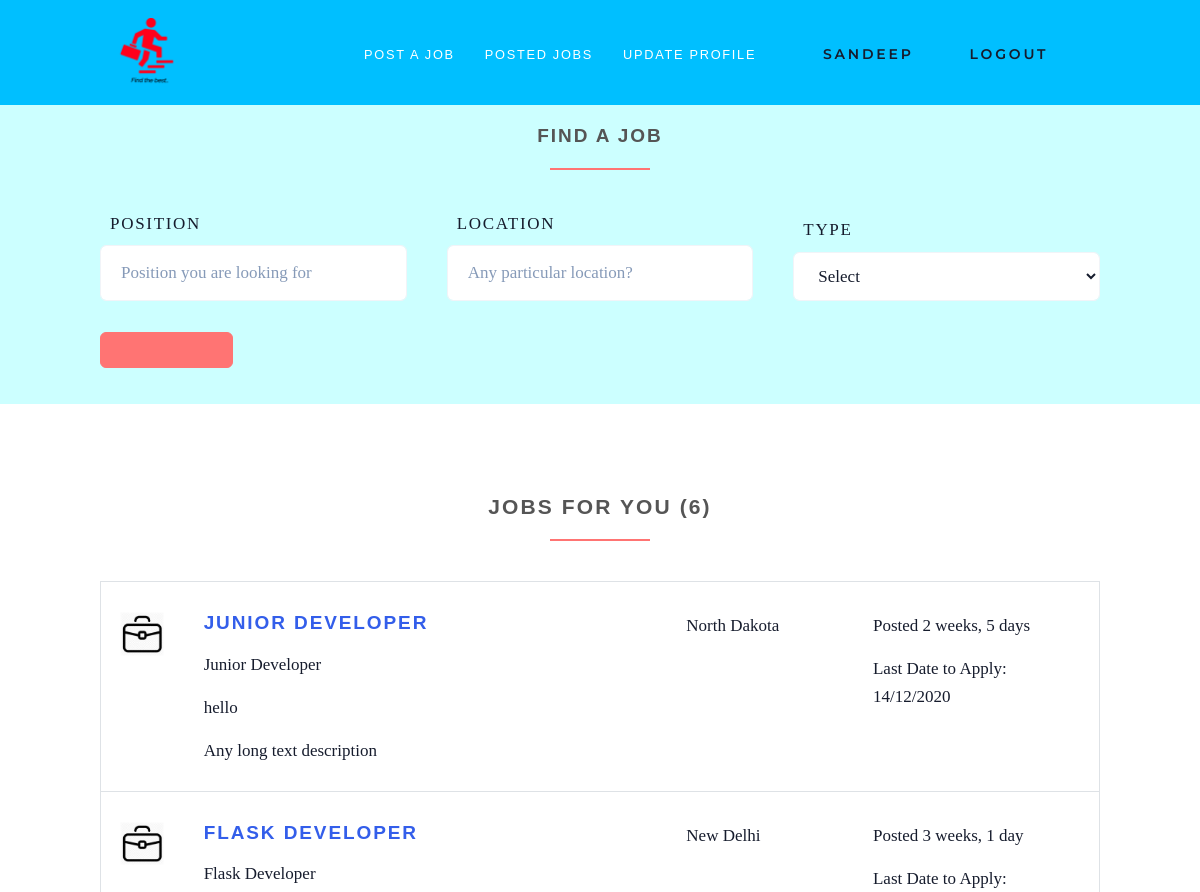
Before: /search-jobs/ (signed in, upper part) with the older database file.
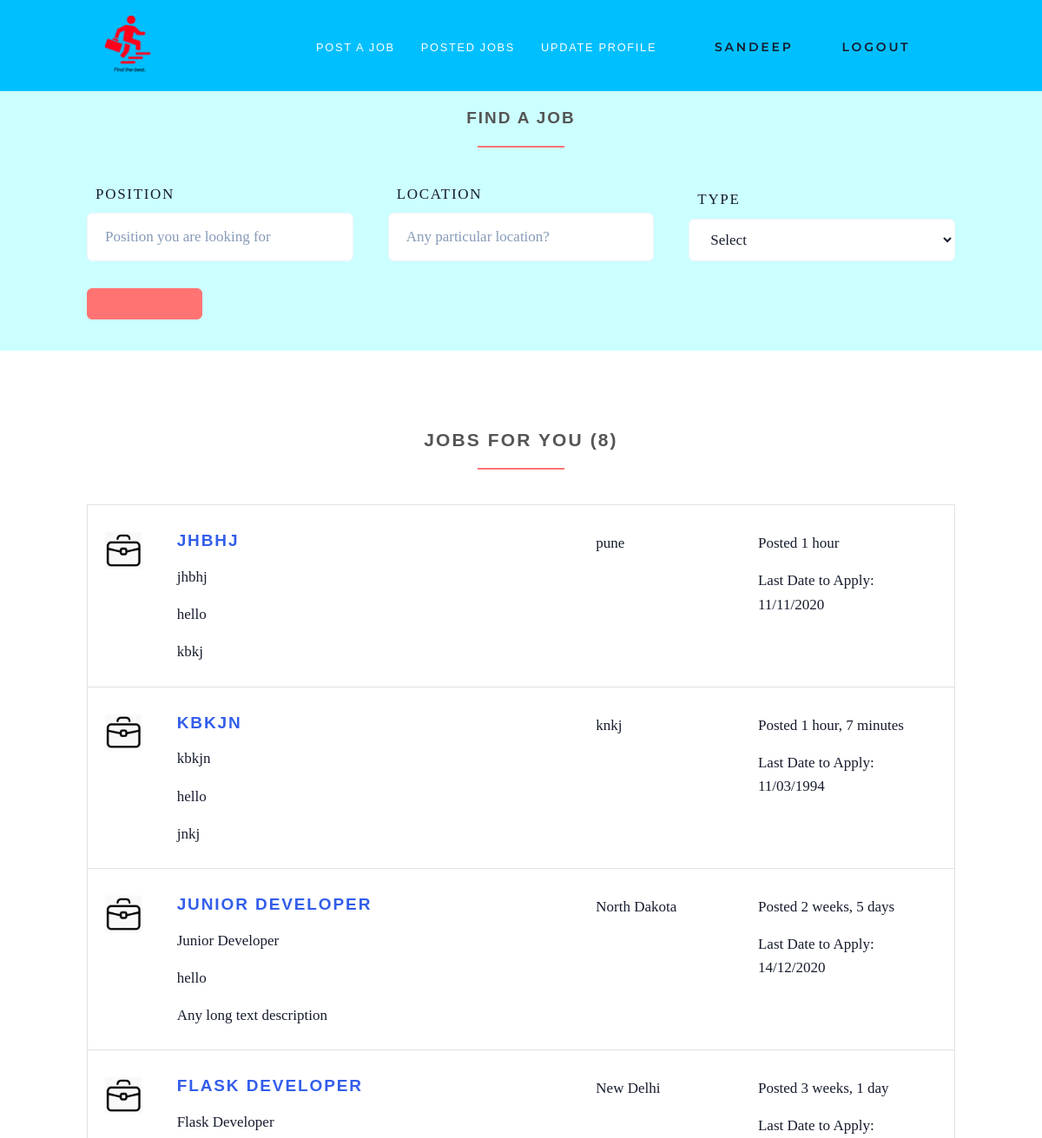
After: the same page with the newer database file.
### jobs/models.py (models this page shows)
class Job(models.Model):
    user = models.ForeignKey(User, on_delete=models.CASCADE)
    job_title = models.CharField(max_length=200)
    job_description = models.TextField()
    job_location = models.CharField(max_length=200)
    type = models.CharField(choices=JOB_TYPE, max_length=20)
    job_category = models.CharField(max_length=100)
    last_date = models.DateTimeField()
    company_name = models.CharField(max_length=100)
    company_description = models.CharField(max_length=300)
    job_website = models.CharField(max_length=200, default="")
    created_at = models.DateTimeField(default=timezone.now)
    filled = models.BooleanField(default=False)
    job_salary = models.BigIntegerField(default=0, blank=True)
    def __str__(self):
        return self.job_title

### jobs/views/home.py (the view, shortened to what this page needs)
# urls.py: path('search-jobs/', SearchView.as_view(), name='search-jobs'),
class SearchView(LoginRequiredMixin, ListView):
    model = Job
    template_name = 'jobs/search.html'
    context_object_name = 'jobs'
    extra_context = {'find_active':'active'}
    paginate_by = 2
    def get(self, request):
        context = {'find_active':'active'}
        jobs = self.model.objects.all().order_by('-created_at')[:10]
        list_header = 'Jobs for you'
        context.update({'jobs':jobs, 'list_header':list_header, 'method':'GET'})
        return render(request, 'jobs/search.html', context)

### templates/jobs/search.html (shortened to what the changed rows need)
{% extends 'base.html' %}
{% load static %}
{% block content %}
    <section>
        <div class="container">
            <h3 class="heading">{{list_header}} ({{jobs.count}})</h3>
            {%if jobs%}
                    {%if method == "GET"%}
                        {% for job in jobs %}
                            <div class="job-listing  ">
                                <div class="row">
                                    <div class="col-md-12 col-lg-6">
                                        <div class="row">
                                            <div class="col-2">
                                                <img src="{% static 'img/job.png' %}"
                                                     alt="Ipsioou " class="img-fluid">
                                            </div>
                                            <div class="col-10">
                                                <h4 class="job__title">
                                                        <a href="{%url 'jobs:job-details' job.id%}">{{ job.job_title }}</a></h4>
                                                <p class="job__company">
                                                    {{ job }}
                                                </p>
                                                <p>hello</p>
                                                <p>
                                                    {{ job.job_description|truncatechars:70 }}
                                                </p>
                                            </div>
                                        </div>
                                    </div>
                                    <div class="col-10 col-md-3 col-lg-2 ml-auto"><i class="fa fa-map-marker job__location"></i>
                                        {{ job.job_location }}
                                    </div>
                                    <div class="col-10 col-md-3 col-lg-3 ml-auto">
                                        <p>Posted {{ job.created_at|timesince }}</p>
                                        <p>Last Date to Apply: {{job.last_date|date:'d/m/Y'}}</p>
                                    </div>
                                </div>
                            </div>
                        {% endfor %}
                    {%endif%}
            {%else%}
                <button class="btn btn-outline-white-primary job-main-form__button">
                    <a href="{%url 'jobs:search-jobs'%}">See Recommendations</a>
                </button>
            {%endif%}
        </div>
    </section>
{% endblock %}

Changed rows visible on the page:
added Job: job_title "JHBHJ", job_title "jhbhj", job_description "kbkj", job_location "pune", created_at "1 hour", last_date "11/11/2020"
added Job: job_title "KBKJN", job_title "kbkjn", job_description "jnkj", job_location "knkj", created_at "1 hour, 7 minutes", last_date "11/03/1994"
Other visible differences:
{{ jobs.count }}: "6" → "8"
